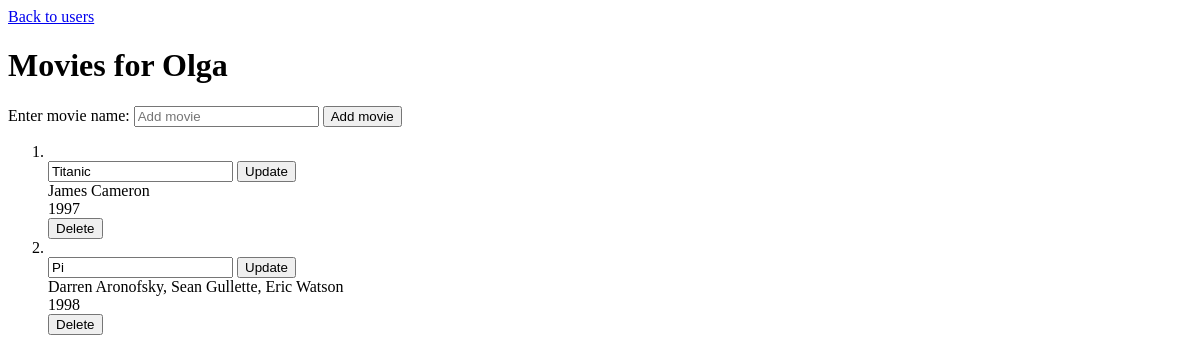
The app's page /users/1/movies with its own data.
### models.py (models this page shows)
class User(db.Model):
    __tablename__ = "users"
    id = db.Column(db.Integer, primary_key=True)
    name = db.Column(db.String(100), nullable=False, unique=True)

class Movie(db.Model):
    __tablename__ = "movies"
    id = db.Column(db.Integer, primary_key=True)
    name = db.Column(db.String(100), nullable=False)
    director = db.Column(db.String(100), nullable=False)
    year = db.Column(db.Integer, nullable=False)
    poster_url = db.Column(db.String, nullable=False)
    user_id = db.Column(db.Integer, db.ForeignKey("users.id"), nullable=False)

### app.py (the view)
@app.route("/users/<int:user_id>/movies", methods=["GET"])
def list_movies(user_id):
    user = db.session.get(User, user_id)
    if not user:
        return redirect(url_for("home", message="User not found."))
    message = request.args.get("message")
    movies = data_manager.get_movies(user_id)
    return render_template(
        "list_movies.html", user=user, name=user.name, movies=movies, message=message
    )

### data_manager.py (called while the page is built)
    def get_movies(self, user_id):
        return db.session.query(Movie).filter(Movie.user_id == user_id).all()

### templates/list_movies.html (shortened to what this page needs)
<!DOCTYPE html>
<html lang="en">
<head>
  <link rel="stylesheet" href="static/style.css" />
</head>
  <body>
  <a href="{{ url_for('home') }}">Back to users</a>
  <h1>Movies for {{name}}</h1>
<div class="add-movie">
    <form method="POST" action="/users/{{ user.id }}/movies">
        <label for="movie_name">Enter movie name:</label>
        <input type="text" id="movie_name" name="title" placeholder="Add movie">
            <button type="submit">Add movie</button>
    </form>
 <div>
<ol class="movie-grid">
  {% for movie in movies %}
    <li>
<div class="movie">
<div class="update">
    <form method="POST" action="/users/{{ user.id }}/movies/{{ movie.id }}/update">
        <input type="text" id="movie_name" name="title" value={{ movie.name }} placeholder="Movie title">
            <button type="submit">Update</button>
    </form>
 <div>
<div class="movie-director">{{ movie.director }}</div>
<div class="movie-year">{{ movie.year }}</div>
<div class="delete" >
<form action="/users/{{ user.id }}/movies/{{ movie.id }}/delete" method="POST">
<input type="submit" value="Delete">
</form>
</div>
</div></li>
{% endfor %}
</ol>
</body>
</html>

### records on screen
User: name "Olga"
Movie: title "Titanic", director "James Cameron", year "1997"
Movie: title "Pi", director "Darren Aronofsky, Sean Gullette, Eric Watson", year "1998"
